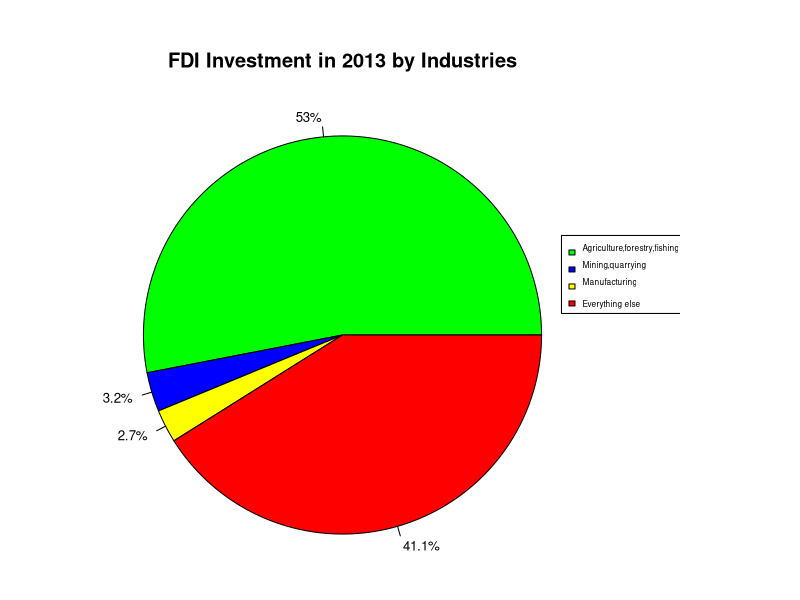

R code for this plot:
####
# Define cars vector with 5 values
par(mai=c(0.5,0.05,1.2,1.2))
FDInumbers <- c(440505, 26518, 22333, 341207)
# Define some colors
colors <- c("green","blue","yellow","red")
# Calculate the percentage for each day, rounded to one
# decimal place
FDI_labels <- round(FDInumbers/sum(FDInumbers) * 100, 1)
# Concatenate a '%' char after each value
FDI_labels <- paste(FDI_labels, "%", sep="")
# Create a pie chart with defined heading and custom colors
# and labels
pie(FDInumbers, main="FDI Investment in 2013 by Industries", col=colors, labels=FDI_labels,
    cex=0.8, radius = 1)
# Create a legend at the right
legend(1.1, 0.5, c("Agriculture,forestry,fishing
","Mining,quarrying
","Manufacturing
","Everything else"), cex=0.5,
       fill=colors)
